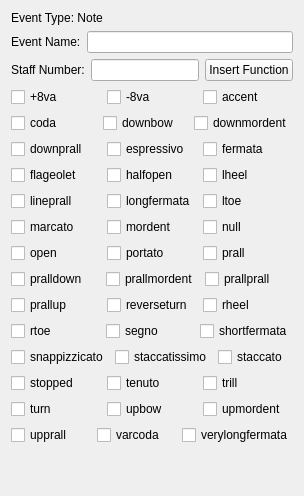
            <widget class="QWidget" name="notePage">
                <property name="minimumWidth"><number>600</number></property>
                <property name="sizePolicy">
                  <sizepolicy hsizetype="Expanding" vsizetype="Preferred">
                    <horstretch>1</horstretch><verstretch>0</verstretch>
                  </sizepolicy>
                </property>
                <layout class="QVBoxLayout" name="notePageLayout">
                    <item>
                        <layout class="QHBoxLayout" name="noteTypeLayout">
                          <item>
                            <widget class="QLabel" name="noteTypeLabel">
                            <property name="text"><string>Event Type: Note</string></property>
                            </widget>
                          </item>
                        </layout>
                        </item>
                        <item>
                        <layout class="QHBoxLayout" name="noteNameLayout">
                            <item>
                                <widget class="QLabel" name="noteNameLabel">
                                <property name="text"><string>Event Name:</string></property>
                                </widget>
                            </item>
                            <item>
                                <widget class="QLineEdit" name="noteNameEntry"/>
                            </item>
                        </layout>
                        </item>
                        <item>
                        <layout class="QHBoxLayout" name="staffNumberLayout">
                            <item>
                                <widget class="QLabel" name="staffNumberLabel">
                                <property name="text"><string>Staff Number:</string></property>
                                </widget>
                            </item>
                            <item>
                                <widget class="QLineEdit" name="staffNumberEntry"/>
                            </item>
                            <item>
                                <widget class="QPushButton" name="staffNumberFunButton">
                                <property name="text">
                                    <string>Insert Function</string>
                                </property>
                                </widget>
                            </item>
                        </layout>
                        </item>
                        <item>
                        <layout class="QHBoxLayout" name="noteOptions3">
                            <item>
                              <widget class="QCheckBox" name="plus8vaCheckBox">
                                <property name="text"><string>+8va</string></property>
                              </widget>
                            </item>
                            <item>
                              <widget class="QCheckBox" name="neg8vaCheckBox">
                                <property name="text"><string>-8va</string></property>
                              </widget>
                            </item>
                            <item>
                              <widget class="QCheckBox" name="accentCheckBox">
                                <property name="text"><string>accent</string></property>
                              </widget>
                            </item>                          
                        </layout>
                        </item>
                        <item>
                        <layout class="QHBoxLayout" name="noteOptions6">
                            <item>
                              <widget class="QCheckBox" name="codaCheckBox">
                                <property name="text"><string>coda</string></property>
                              </widget>
                            </item>
                            <item>
                              <widget class="QCheckBox" name="downbowCheckBox">
                                <property name="text"><string>downbow</string></property>
                              </widget>
                            </item>
                            <item>
                              <widget class="QCheckBox" name="downmordentCheckBox">
                                <property name="text"><string>downmordent</string></property>
                              </widget>
                            </item>                          
                        </layout>
                        </item>
                        <item>
                        <layout class="QHBoxLayout" name="noteOptions9">
                            <item>
                              <widget class="QCheckBox" name="downprallCheckBox">
                                <property name="text"><string>downprall</string></property>
                              </widget>
                            </item>
                            <item>
                              <widget class="QCheckBox" name="espressivoCheckBox">
                                <property name="text"><string>espressivo</string></property>
                              </widget>
                            </item>
                            <item>
                              <widget class="QCheckBox" name="fermataCheckBox">
                                <property name="text"><string>fermata</string></property>
                              </widget>
                            </item>                          
                        </layout>
                        </item>
                        <item>
                        <layout class="QHBoxLayout" name="noteOptions12">
                            <item>
                              <widget class="QCheckBox" name="flageoletCheckBox">
                                <property name="text"><string>flageolet</string></property>
                              </widget>
                            </item>
                            <item>
                              <widget class="QCheckBox" name="halfopenCheckBox">
                                <property name="text"><string>halfopen</string></property>
                              </widget>
                            </item>
                            <item>
                              <widget class="QCheckBox" name="lheelCheckBox">
                                <property name="text"><string>lheel</string></property>
                              </widget>
                            </item>                          
                        </layout>
                        </item>
                        <item>
                        <layout class="QHBoxLayout" name="noteOptions15">
                            <item>
                              <widget class="QCheckBox" name="lineprallCheckBox">
                                <property name="text"><string>lineprall</string></property>
                              </widget>
                            </item>
                            <item>
                              <widget class="QCheckBox" name="longfermataCheckBox">
                                <property name="text"><string>longfermata</string></property>
                              </widget>
                            </item>
                            <item>
                              <widget class="QCheckBox" name="ltoeCheckBox">
                                <property name="text"><string>ltoe</string></property>
                              </widget>
                            </item>                          
                        </layout>
                        </item>
                        <item>
                        <layout class="QHBoxLayout" name="noteOptions18">
                            <item>
                              <widget class="QCheckBox" name="marcatoCheckBox">
                                <property name="text"><string>marcato</string></property>
                              </widget>
                            </item>
                            <item>
                              <widget class="QCheckBox" name="mordentCheckBox">
                                <property name="text"><string>mordent</string></property>
                              </widget>
                            </item>
                            <item>
                              <widget class="QCheckBox" name="nullCheckBox">
                                <property name="text"><string>null</string></property>
                              </widget>
                            </item>                          
                        </layout>
                        </item>
                        <item>
                        <layout class="QHBoxLayout" name="noteOptions21">
                            <item>
                              <widget class="QCheckBox" name="openCheckBox">
                                <property name="text"><string>open</string></property>
                              </widget>
                            </item>
                            <item>
                              <widget class="QCheckBox" name="portatoCheckBox">
                                <property name="text"><string>portato</string></property>
                              </widget>
                            </item>
                            <item>
                              <widget class="QCheckBox" name="prallCheckBox">
                                <property name="text"><string>prall</string></property>
                              </widget>
                            </item>                          
                        </layout>
                        </item>
                        <item>
                        <layout class="QHBoxLayout" name="noteOptions24">
                            <item>
                              <widget class="QCheckBox" name="pralldownCheckBox">
                                <property name="text"><string>pralldown</string></property>
                              </widget>
                            </item>
                            <item>
                              <widget class="QCheckBox" name="prallmordentCheckBox">
                                <property name="text"><string>prallmordent</string></property>
                              </widget>
                            </item>
                            <item>
                              <widget class="QCheckBox" name="prallprallCheckBox">
                                <property name="text"><string>prallprall</string></property>
                              </widget>
                            </item>                          
                        </layout>
                        </item>
                        <item>
                        <layout class="QHBoxLayout" name="noteOptions27">
                            <item>
                              <widget class="QCheckBox" name="prallupCheckBox">
                                <property name="text"><string>prallup</string></property>
                              </widget>
                            </item>
                            <item>
                              <widget class="QCheckBox" name="reverseturnCheckBox">
                                <property name="text"><string>reverseturn</string></property>
                              </widget>
                            </item>
                            <item>
                              <widget class="QCheckBox" name="rheelCheckBox">
                                <property name="text"><string>rheel</string></property>
                              </widget>
                            </item>                          
                        </layout>
                        </item>
                        <item>
                        <layout class="QHBoxLayout" name="noteOptions30">
                            <item>
                              <widget class="QCheckBox" name="rtoeCheckBox">
                                <property name="text"><string>rtoe</string></property>
                              </widget>
                            </item>
                            <item>
                              <widget class="QCheckBox" name="segnoCheckBox">
                                <property name="text"><string>segno</string></property>
                              </widget>
                            </item>
                            <item>
                              <widget class="QCheckBox" name="shortfermataCheckBox">
                                <property name="text"><string>shortfermata</string></property>
                              </widget>
                            </item>                          
                        </layout>
                        </item>
                        <item>
                        <layout class="QHBoxLayout" name="noteOptions33">
                            <item>
                              <widget class="QCheckBox" name="snappizzicatoCheckBox">
                                <property name="text"><string>snappizzicato</string></property>
                              </widget>
                            </item>
                            <item>
                              <widget class="QCheckBox" name="staccatissimoCheckBox">
                                <property name="text"><string>staccatissimo</string></property>
                              </widget>
                            </item>
                            <item>
                              <widget class="QCheckBox" name="staccatoCheckBox">
                                <property name="text"><string>staccato</string></property>
                              </widget>
                            </item>                          
                        </layout>
                        </item>
                        <item>
                        <layout class="QHBoxLayout" name="noteOptions36">
                            <item>
                              <widget class="QCheckBox" name="stoppedCheckBox">
                                <property name="text"><string>stopped</string></property>
                              </widget>
                            </item>
                            <item>
                              <widget class="QCheckBox" name="tenutoCheckBox">
                                <property name="text"><string>tenuto</string></property>
                              </widget>
                            </item>
                            <item>
                              <widget class="QCheckBox" name="trillCheckBox">
                                <property name="text"><string>trill</string></property>
                              </widget>
                            </item>                          
                        </layout>
                        </item>
                        <item>
                        <layout class="QHBoxLayout" name="noteOptions39">
                            <item>
                              <widget class="QCheckBox" name="turnCheckBox">
                                <property name="text"><string>turn</string></property>
                              </widget>
                            </item>
                            <item>
                              <widget class="QCheckBox" name="upbowCheckBox">
                                <property name="text"><string>upbow</string></property>
                              </widget>
                            </item>
                            <item>
                              <widget class="QCheckBox" name="upmordentCheckBox">
                                <property name="text"><string>upmordent</string></property>
                              </widget>
                            </item>                          
                        </layout>
                        </item>
                        <item>
                        <layout class="QHBoxLayout" name="noteOptions41">
                            <item>
                              <widget class="QCheckBox" name="upprallCheckBox">
                                <property name="text"><string>upprall</string></property>
                              </widget>
                            </item>
                            <item>
                              <widget class="QCheckBox" name="varcodaCheckBox">
                                <property name="text"><string>varcoda</string></property>
                              </widget>
                            </item>
                            <item>
                              <widget class="QCheckBox" name="verylongfermataCheckBox">
                                <property name="text"><string>verylongfermata</string></property>
                              </widget>
                            </item>                          
                        </layout>
                        </item>
                        <item>
                            <spacer name="noteVerticalSpacer">
                                <property name="orientation">
                                    <enum>Qt::Vertical</enum>
                                </property>
                                <property name="sizeHint" stdset="0">
                                    <size>
                                        <width>20</width>
                                        <height>40</height>
                                    </size>
                                </property>
                            </spacer>
                        </item>
                </layout>
            </widget>
